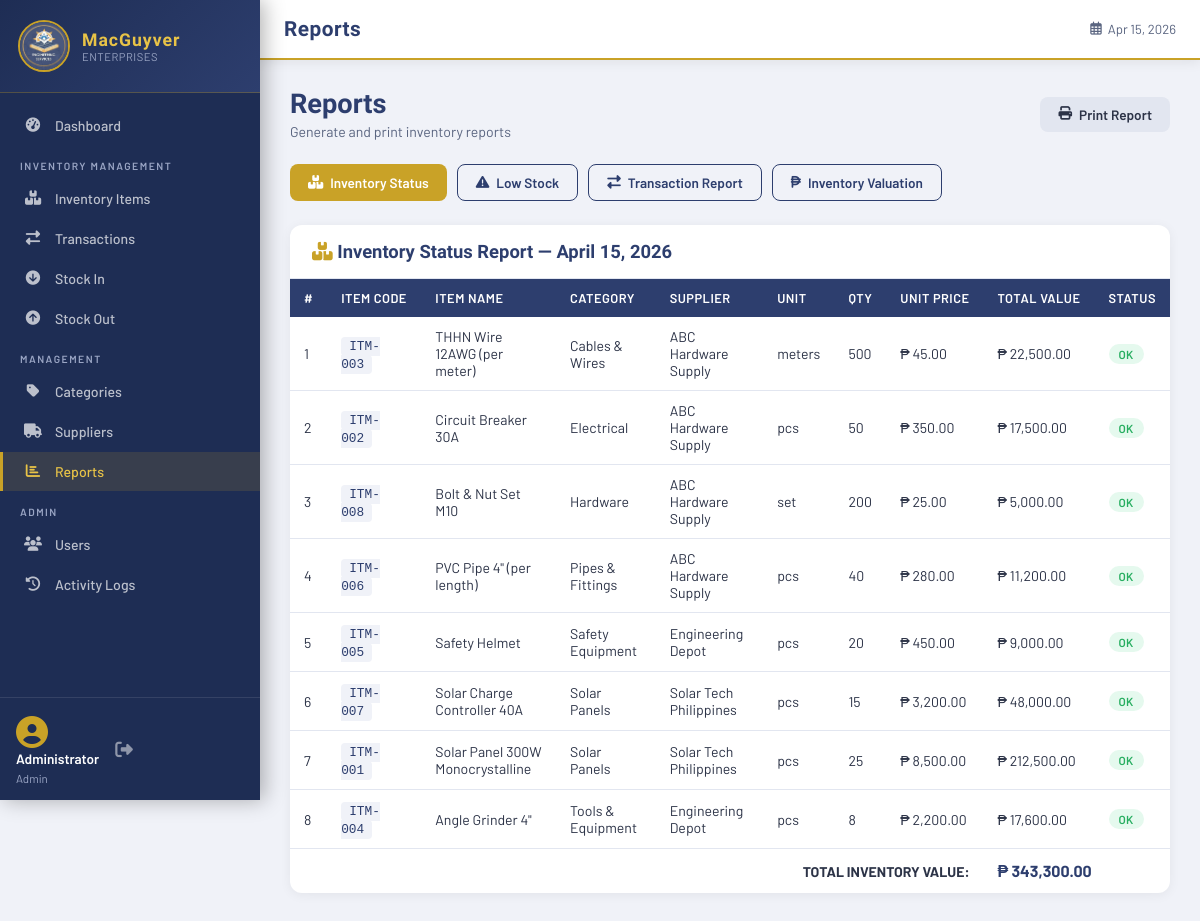
The page /pages/reports.php (signed in) on the database its author committed.
### tables this page shows
CREATE TABLE IF NOT EXISTS users (
    id INT AUTO_INCREMENT PRIMARY KEY,
    username VARCHAR(50) NOT NULL UNIQUE,
    password VARCHAR(255) NOT NULL,
    full_name VARCHAR(100) NOT NULL,
    email VARCHAR(100),
    role ENUM('admin','staff','viewer') DEFAULT 'staff',
    is_active TINYINT(1) DEFAULT 1,
    created_at TIMESTAMP DEFAULT CURRENT_TIMESTAMP,
    last_login TIMESTAMP NULL
);

CREATE TABLE IF NOT EXISTS items (
    id INT AUTO_INCREMENT PRIMARY KEY,
    item_code VARCHAR(50) NOT NULL UNIQUE,
    name VARCHAR(150) NOT NULL,
    description TEXT,
    category_id INT,
    supplier_id INT,
    unit VARCHAR(30) DEFAULT 'pcs',
    quantity INT DEFAULT 0,
    reorder_level INT DEFAULT 5,
    unit_price DECIMAL(12,2) DEFAULT 0.00,
    location VARCHAR(100),
    image VARCHAR(255),
    status ENUM('active','inactive','discontinued') DEFAULT 'active',
    created_at TIMESTAMP DEFAULT CURRENT_TIMESTAMP,
    updated_at TIMESTAMP DEFAULT CURRENT_TIMESTAMP ON UPDATE CURRENT_TIMESTAMP,
    FOREIGN KEY (category_id) REFERENCES categories(id) ON DELETE SET NULL,
    FOREIGN KEY (supplier_id) REFERENCES suppliers(id) ON DELETE SET NULL
);

CREATE TABLE IF NOT EXISTS categories (
    id INT AUTO_INCREMENT PRIMARY KEY,
    name VARCHAR(100) NOT NULL,
    description TEXT,
    created_at TIMESTAMP DEFAULT CURRENT_TIMESTAMP
);

CREATE TABLE IF NOT EXISTS suppliers (
    id INT AUTO_INCREMENT PRIMARY KEY,
    name VARCHAR(100) NOT NULL,
    contact_person VARCHAR(100),
    phone VARCHAR(30),
    email VARCHAR(100),
    address TEXT,
    created_at TIMESTAMP DEFAULT CURRENT_TIMESTAMP
);

### includes/functions.php (called while the page is built, shortened)
<?php
function getCurrentUser() {
    $db = getDB();
    $id = (int)$_SESSION['user_id'];
    $res = $db->query("SELECT * FROM users WHERE id=$id LIMIT 1");
    return $res->fetch_assoc();
}
function isAdmin() {
    return isset($_SESSION['role']) && $_SESSION['role'] === 'admin';
}
function sanitize($str) {
    return htmlspecialchars(trim($str), ENT_QUOTES, 'UTF-8');
}
function formatCurrency($amount) {
    return '₱ ' . number_format($amount, 2);
}

### pages/reports.php (the view, shortened to what this page needs)
<?php
$pageTitle = 'Reports';
require_once '../includes/header.php';
$db = getDB();
$report = $_GET['report'] ?? 'inventory';
$date_from = $_GET['date_from'] ?? date('Y-m-01');
$date_to   = $_GET['date_to'] ?? date('Y-m-d');
?>
<div class="page-header">
  <div><h1>Reports</h1><p>Generate and print inventory reports</p></div>
  <button onclick="printPage()" class="btn btn-secondary"><i class="fas fa-print"></i> Print Report</button>
</div>
<div style="display:flex;gap:10px;margin-bottom:24px;flex-wrap:wrap;">
  <a href="?report=inventory" class="btn <?= $report==='inventory'?'btn-gold':'btn-outline-navy btn-outline' ?>"><i class="fas fa-boxes"></i> Inventory Status</a>
  <a href="?report=low_stock" class="btn <?= $report==='low_stock'?'btn-gold':'btn-outline-navy btn-outline' ?>"><i class="fas fa-exclamation-triangle"></i> Low Stock</a>
  <a href="?report=transactions&date_from=<?= $date_from ?>&date_to=<?= $date_to ?>" class="btn <?= $report==='transactions'?'btn-gold':'btn-outline-navy btn-outline' ?>"><i class="fas fa-exchange-alt"></i> Transaction Report</a>
  <a href="?report=valuation" class="btn <?= $report==='valuation'?'btn-gold':'btn-outline-navy btn-outline' ?>"><i class="fas fa-peso-sign"></i> Inventory Valuation</a>
</div>
<?php if($report === 'inventory'): ?>
<?php
$items = $db->query("SELECT i.*,c.name cat_name,s.name sup_name FROM items i LEFT JOIN categories c ON i.category_id=c.id LEFT JOIN suppliers s ON i.supplier_id=s.id WHERE i.status='active' ORDER BY c.name,i.name");
$total_val = $db->query("SELECT SUM(quantity*unit_price) v FROM items WHERE status='active'")->fetch_assoc()['v'];
?>
<div class="card">
  <div class="card-header">
    <h2><i class="fas fa-boxes" style="color:var(--gold)"></i> Inventory Status Report — <?= date('F d, Y') ?></h2>
  </div>
  <div class="table-responsive">
    <table>
      <thead><tr><th>#</th><th>Item Code</th><th>Item Name</th><th>Category</th><th>Supplier</th><th>Unit</th><th>Qty</th><th>Unit Price</th><th>Total Value</th><th>Status</th></tr></thead>
      <tbody>
      <?php $i=1; while($r=$items->fetch_assoc()): ?>
      <tr>
        <td><?= $i++ ?></td>
        <td><span class="item-code"><?= sanitize($r['item_code']) ?></span></td>
        <td><?= sanitize($r['name']) ?></td>
        <td><?= sanitize($r['cat_name'] ?? '-') ?></td>
        <td><?= sanitize($r['sup_name'] ?? '-') ?></td>
        <td><?= sanitize($r['unit']) ?></td>
        <td class="<?= $r['quantity']==0?'out-stock':($r['quantity']<=$r['reorder_level']?'low-stock':'') ?>"><?= $r['quantity'] ?></td>
        <td><?= formatCurrency($r['unit_price']) ?></td>
        <td><?= formatCurrency($r['quantity']*$r['unit_price']) ?></td>
        <td><?php if($r['quantity']==0): ?><span class="badge badge-danger">Out of Stock</span>
            <?php elseif($r['quantity']<=$r['reorder_level']): ?><span class="badge badge-warning">Low Stock</span>
            <?php else: ?><span class="badge badge-success">OK</span><?php endif; ?></td>
      </tr>
      <?php endwhile; ?>
      </tbody>
      <tfoot><tr><td colspan="8" style="text-align:right;font-weight:700;padding:12px 14px">TOTAL INVENTORY VALUE:</td><td colspan="2" style="font-weight:700;color:var(--navy);font-size:1rem;padding:12px 14px"><?= formatCurrency($total_val ?? 0) ?></td></tr></tfoot>
    </table>
  </div>
</div>
<?php endif; ?>
<?php require_once '../includes/footer.php'; ?>

### includes/header.php (shortened to what this page needs)
<?php
require_once __DIR__ . '/functions.php';
$currentUser = getCurrentUser();
$currentPage = basename($_SERVER['PHP_SELF'], '.php');
?>
<!DOCTYPE html>
<html lang="en">
<head>
<link rel="stylesheet" href="https://cdnjs.cloudflare.com/ajax/libs/font-awesome/6.5.0/css/all.min.css">
<link rel="stylesheet" href="<?= BASE_URL ?>assets/css/style.css">
</head>
<body>
<aside class="sidebar" id="sidebar">
  <div class="sidebar-brand">
    <img src="<?= BASE_URL ?>assets/logo.png" alt="Logo" class="brand-logo">
    <div class="brand-text">
      <span class="brand-name">MacGuyver</span>
      <span class="brand-sub">Enterprises</span>
    </div>
  </div>
  <nav class="sidebar-nav">
    <a href="<?= BASE_URL ?>dashboard.php" class="nav-item <?= $currentPage==='dashboard'?'active':'' ?>">
      <i class="fas fa-tachometer-alt"></i><span>Dashboard</span>
    </a>
    <div class="nav-section-label">INVENTORY MANAGEMENT</div>
    <a href="<?= BASE_URL ?>pages/items.php" class="nav-item <?= $currentPage==='items'?'active':'' ?>">
      <i class="fas fa-boxes"></i><span>Inventory Items</span>
    </a>
    <a href="<?= BASE_URL ?>pages/transactions.php" class="nav-item <?= $currentPage==='transactions'?'active':'' ?>">
      <i class="fas fa-exchange-alt"></i><span>Transactions</span>
    </a>
    <a href="<?= BASE_URL ?>pages/stock_in.php" class="nav-item <?= $currentPage==='stock_in'?'active':'' ?>">
      <i class="fas fa-arrow-circle-down"></i><span>Stock In</span>
    </a>
    <a href="<?= BASE_URL ?>pages/stock_out.php" class="nav-item <?= $currentPage==='stock_out'?'active':'' ?>">
      <i class="fas fa-arrow-circle-up"></i><span>Stock Out</span>
    </a>
    <div class="nav-section-label">MANAGEMENT</div>
    <a href="<?= BASE_URL ?>pages/categories.php" class="nav-item <?= $currentPage==='categories'?'active':'' ?>">
      <i class="fas fa-tag"></i><span>Categories</span>
    </a>
    <a href="<?= BASE_URL ?>pages/suppliers.php" class="nav-item <?= $currentPage==='suppliers'?'active':'' ?>">
      <i class="fas fa-truck"></i><span>Suppliers</span>
    </a>
    <a href="<?= BASE_URL ?>pages/reports.php" class="nav-item <?= $currentPage==='reports'?'active':'' ?>">
      <i class="fas fa-chart-bar"></i><span>Reports</span>
    </a>
    <?php if(isAdmin()): ?>
    <div class="nav-section-label">ADMIN</div>
    <a href="<?= BASE_URL ?>pages/users.php" class="nav-item <?= $currentPage==='users'?'active':'' ?>">
      <i class="fas fa-users"></i><span>Users</span>
    </a>
    <a href="<?= BASE_URL ?>pages/logs.php" class="nav-item <?= $currentPage==='logs'?'active':'' ?>">
      <i class="fas fa-history"></i><span>Activity Logs</span>
    </a>
    <?php endif; ?>
  </nav>
  <div class="sidebar-footer">
    <div class="user-info">
      <div class="user-avatar"><i class="fas fa-user-circle"></i></div>
      <div class="user-details">
        <span class="user-name"><?= sanitize($currentUser['full_name']) ?></span>
        <span class="user-role"><?= ucfirst($currentUser['role']) ?></span>
      </div>
    </div>
    <a href="<?= BASE_URL ?>logout.php" class="logout-btn" title="Logout"><i class="fas fa-sign-out-alt"></i></a>
  </div>
</aside>
<div class="main-wrapper">
  <header class="topbar">
    <div class="topbar-title"><?= isset($pageTitle) ? sanitize($pageTitle) : 'Dashboard' ?></div>
    <div class="topbar-right">
      <span class="date-display"><i class="far fa-calendar-alt"></i> <?= date('M d, Y') ?></span>
    </div>
  </header>
  <main class="content-area">

### rows shown on the page
users: full_name "Administrator", role "Admin"
items: item_code "ITM-003", name "THHN Wire 12AWG (per meter)", category.name "Cables & Wires", supplier.name "ABC Hardware Supply", unit "meters", quantity "500", unit_price "₱ 45.00", formatCurrency($r['quantity']*$r['unit_price']) "₱ 22,500.00", reorder_level "OK"
items: item_code "ITM-002", name "Circuit Breaker 30A", category.name "Electrical", supplier.name "ABC Hardware Supply", unit "pcs", quantity "50", unit_price "₱ 350.00", formatCurrency($r['quantity']*$r['unit_price']) "₱ 17,500.00", reorder_level "OK"
items: item_code "ITM-008", name "Bolt & Nut Set M10", category.name "Hardware", supplier.name "ABC Hardware Supply", unit "set", quantity "200", unit_price "₱ 25.00", formatCurrency($r['quantity']*$r['unit_price']) "₱ 5,000.00", reorder_level "OK"
items: item_code "ITM-006", name "PVC Pipe 4\" (per length)", category.name "Pipes & Fittings", supplier.name "ABC Hardware Supply", unit "pcs", quantity "40", unit_price "₱ 280.00", formatCurrency($r['quantity']*$r['unit_price']) "₱ 11,200.00", reorder_level "OK"
items: item_code "ITM-005", name "Safety Helmet", category.name "Safety Equipment", supplier.name "Engineering Depot", unit "pcs", quantity "20", unit_price "₱ 450.00", formatCurrency($r['quantity']*$r['unit_price']) "₱ 9,000.00", reorder_level "OK"
items: item_code "ITM-007", name "Solar Charge Controller 40A", category.name "Solar Panels", supplier.name "Solar Tech Philippines", unit "pcs", quantity "15", unit_price "₱ 3,200.00", formatCurrency($r['quantity']*$r['unit_price']) "₱ 48,000.00", reorder_level "OK"
items: item_code "ITM-001", name "Solar Panel 300W Monocrystalline", category.name "Solar Panels", supplier.name "Solar Tech Philippines", unit "pcs", quantity "25", unit_price "₱ 8,500.00", formatCurrency($r['quantity']*$r['unit_price']) "₱ 212,500.00", reorder_level "OK"
items: item_code "ITM-004", name "Angle Grinder 4\"", category.name "Tools & Equipment", supplier.name "Engineering Depot", unit "pcs", quantity "8", unit_price "₱ 2,200.00", formatCurrency($r['quantity']*$r['unit_price']) "₱ 17,600.00", reorder_level "OK"

### other values the page prints
$pageTitle "Reports"
formatCurrency($total_val ?? 0) "₱ 343,300.00"
